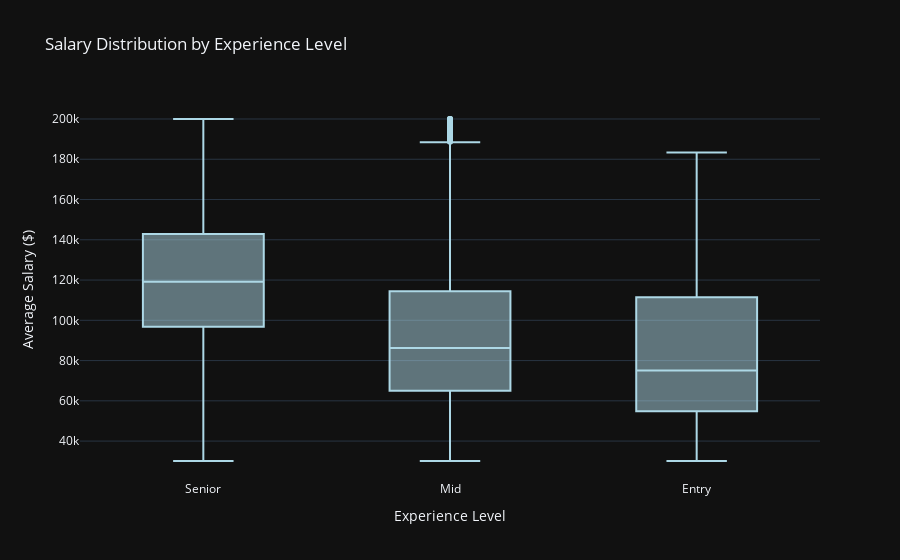

Notebook source saved alongside this figure:
### Code cell
# Visualize experience vs salary
fig = px.box(
    df_analysis,
    x='experience_level',
    y='salary_avg',
    category_orders={'experience_level': ['Entry Level', 'Mid Level', 'Senior Level', 'Lead', 'Executive']},
    title='Salary Distribution by Experience Level',
    labels={'salary_avg': 'Average Salary ($)', 'experience_level': 'Experience Level'},
    template='plotly_dark'
)

fig.update_traces(marker=dict(color='lightblue'))
fig.show()

### Figure 1 — Plotly figure (JSON) as saved in the notebook; plotly's stock layout.template omitted (floating-point values rounded to 4 significant figures; data arrays with more than 128 entries replaced by an {"elided": "..."} marker saying what was removed)
{"data": [{"alignmentgroup": "True", "hovertemplate": "Experience Level=%{x}<br>Average Salary ($)=%{y}<extra></extra>", "legendgroup": "", "marker": {"color": "lightblue"}, "name": "", "notched": false, "offsetgroup": "", "orientation": "v", "showlegend": false, "type": "box", "x": {"elided": "10966 str values"}, "x0": " ", "xaxis": "x", "y": {"elided": "10966 float values"}, "y0": " ", "yaxis": "y"}], "layout": {"boxmode": "group", "legend": {"tracegroupgap": 0}, "title": {"text": "Salary Distribution by Experience Level"}, "xaxis": {"anchor": "y", "categoryarray": ["Entry Level", "Mid Level", "Senior Level", "Lead", "Executive"], "categoryorder": "array", "domain": [0, 1], "title": {"text": "Experience Level"}}, "yaxis": {"anchor": "x", "domain": [0, 1], "title": {"text": "Average Salary ($)"}}}}
